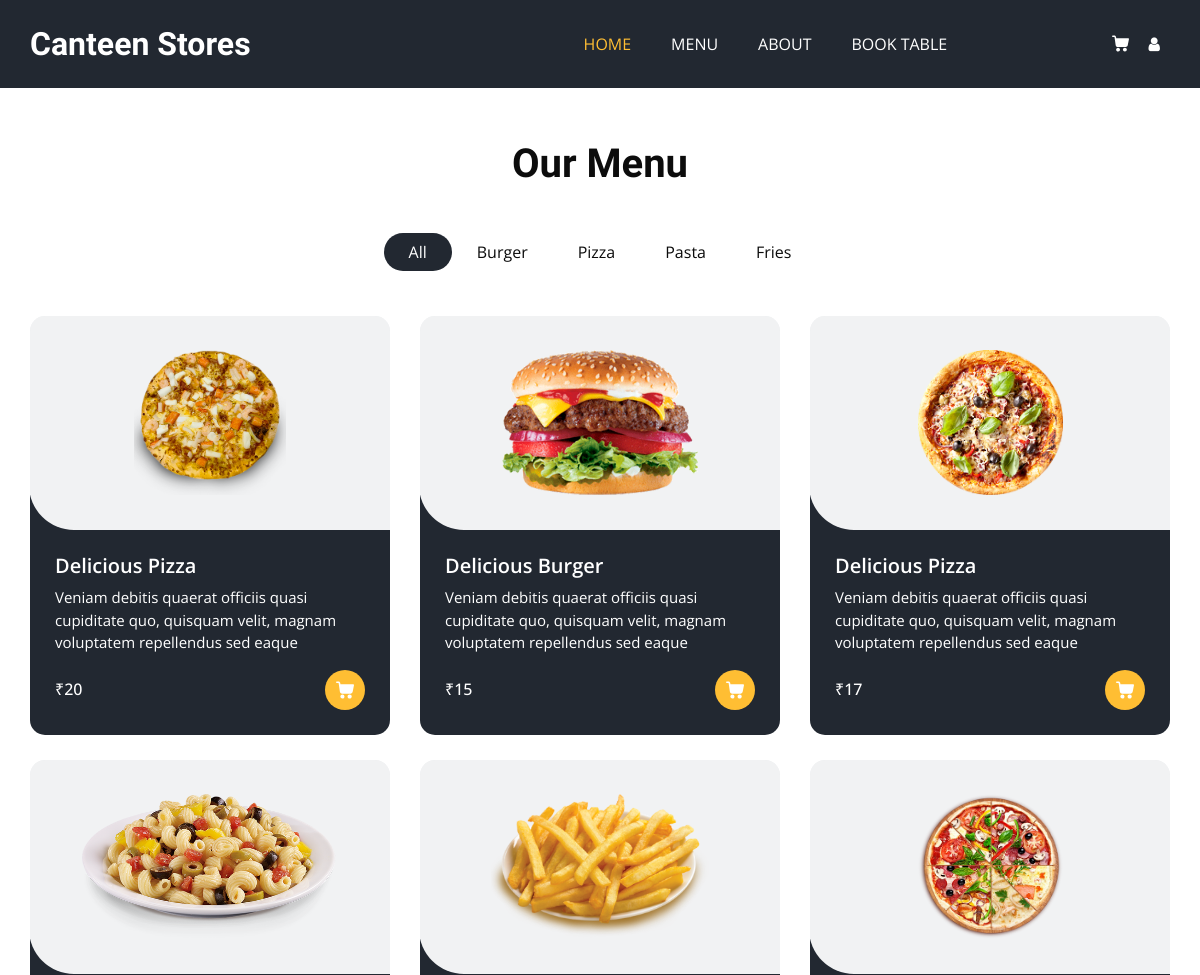
/menu/ (upper part), run on an earlier commit of the app's database.
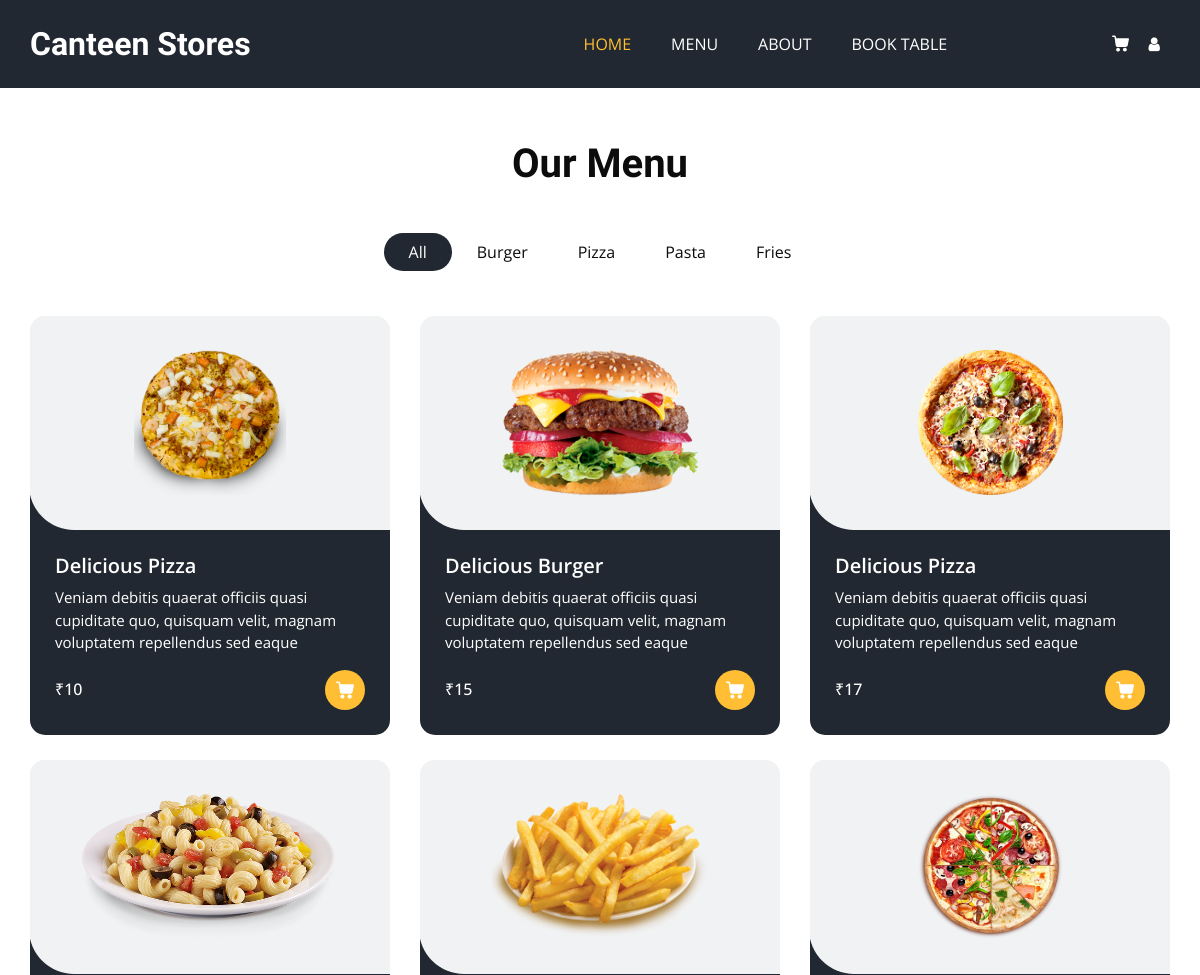
And on a later commit of the database.
### Home_App/models.py (models this page shows, shortened)
class Items(models.Model):
    Title = models.CharField(max_length=55)
    Type = models.CharField(max_length=10, default='')
    Decription = models.TextField(max_length=250)
    Price = models.IntegerField()
    Quantity = models.IntegerField(default=0)
    Image = models.FileField(upload_to='items_image/', max_length=250, null=True, default=None)

### Home_App/views.py (the view, shortened to what this page needs)
# urls.py: path('menu/', hv.menu, name='menu'),
def menu(request):
    global order_item
    data = {
        'title' : 'Canteen Menu',
        'active_user' : Active_User
    }
    query_data = Items.objects.all()
    return render(request, 'menu.html', {'data': data, 'query_data': query_data})

### Template/menu.html (shortened to what this page needs)
{% extends 'main.html' %}
{% load static %}
{% block main %}
<section class="food_section layout_padding-bottom">
  <div class="container">
    <div class="heading_container heading_center">
      <h2>
        Our Menu
      </h2>
    </div>
    <ul class="filters_menu">
      <li class="active" data-filter="*">All</li>
      <li data-filter=".burger">Burger</li>
      <li data-filter=".pizza">Pizza</li>
      <li data-filter=".pasta">Pasta</li>
      <li data-filter=".fries">Fries</li>
    </ul>
    <div class="filters-content">
      <div class="row grid">
        {% for item in query_data %}
        <div class="col-sm-6 col-lg-4 all {{ item.Type }}">
          <div class="box">
            <div>
              <div class="img-box">
                <img src="/media/{{ item.Image }}" alt="">
              </div>
              <div class="detail-box">
                <h5>
                  {{ item.Title }}
                </h5>
                <p>
                  {{ item.Decription }}
                </p>
                <div class="options">
                  <h6>
                    ₹{{ item.Price }}
                  </h6>
                  <form action="{% url 'menu' %}" method="POST">
                    {% if data.active_user %}
                    <button name="show_svg" id="show_svg" value="{{ item.id }}">
                      {% else %}
                      <button name="show_svg" id="show_svg" value="not_active">
                        {% endif %}
                      </button>
                  </form>
                </div>
              </div>
            </div>
          </div>
        </div>
        {% endfor %}
      </div>
    </div>
  </div>
</section>
{% endblock main %}

What changed in the data, as far as the page shows it:
changed Items (number 1 of 6 on the later page): Price "20" → "10"
